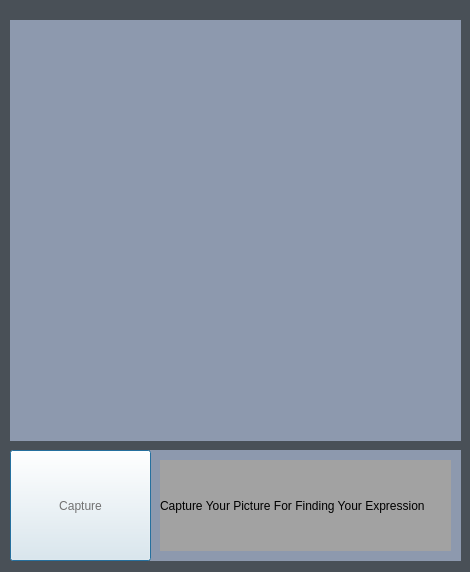
<?xml version="1.0" encoding="UTF-8"?>
<ui version="4.0">
 <class>Dialog</class>
 <widget class="QDialog" name="Dialog">
  <property name="geometry">
   <rect>
    <x>0</x>
    <y>0</y>
    <width>470</width>
    <height>572</height>
   </rect>
  </property>
  <property name="windowTitle">
   <string>Dialog</string>
  </property>
  <property name="styleSheet">
   <string notr="true">background-color: #495057;</string>
  </property>
  <widget class="QWidget" name="widget" native="true">
   <property name="geometry">
    <rect>
     <x>10</x>
     <y>20</y>
     <width>451</width>
     <height>421</height>
    </rect>
   </property>
   <property name="styleSheet">
    <string notr="true">background-color: #8d99ae;</string>
   </property>
   <widget class="QLabel" name="FaceArea">
    <property name="geometry">
     <rect>
      <x>10</x>
      <y>10</y>
      <width>431</width>
      <height>401</height>
     </rect>
    </property>
    <property name="text">
     <string/>
    </property>
    <property name="pixmap">
     <pixmap>D:/Coding/Project/#Project Designs Equipment/Image/15437639.jpg</pixmap>
    </property>
    <property name="scaledContents">
     <bool>true</bool>
    </property>
   </widget>
  </widget>
  <widget class="QWidget" name="widget_2" native="true">
   <property name="geometry">
    <rect>
     <x>150</x>
     <y>450</y>
     <width>311</width>
     <height>111</height>
    </rect>
   </property>
   <property name="styleSheet">
    <string notr="true">background-color: #8d99ae;</string>
   </property>
   <widget class="QLabel" name="PredictedLabel">
    <property name="geometry">
     <rect>
      <x>10</x>
      <y>10</y>
      <width>291</width>
      <height>91</height>
     </rect>
    </property>
    <property name="styleSheet">
     <string notr="true">background-color: rgb(162, 162, 162);
font: italic 14pt &quot;Monotype Corsiva&quot;;</string>
    </property>
    <property name="text">
     <string>Capture Your Picture For Finding Your Expression </string>
    </property>
    <property name="wordWrap">
     <bool>true</bool>
    </property>
   </widget>
  </widget>
  <widget class="QPushButton" name="BTNCaptureFacial">
   <property name="geometry">
    <rect>
     <x>10</x>
     <y>450</y>
     <width>141</width>
     <height>111</height>
    </rect>
   </property>
   <property name="styleSheet">
    <string notr="true">background-color: #edf2f4;
font: 75 italic 15pt &quot;Book Antiqua&quot;;
color:rgb(113, 113, 113)</string>
   </property>
   <property name="text">
    <string>Capture</string>
   </property>
  </widget>
 </widget>
 <resources/>
 <connections/>
</ui>
